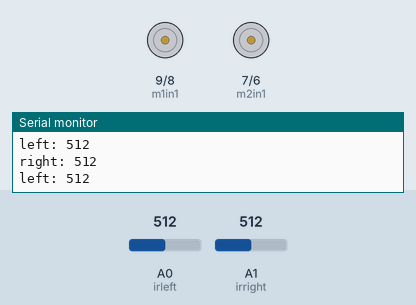
Simulated run of this sketch. Board: Arduino Uno, built with avr-gcc and run on an emulated ATmega328P. Shown: motor-driver pin pairs drawn as motors (green arrow = first pin HIGH = forward, orange = second pin HIGH = backward, longer = more drive, scaled by the enable pin), the last lines printed to the serial monitor. The test bench sets the inputs (shaded band); at power-on: A0 (irleft) = 512, A1 (irright) = 512.

Above: at 1.2 s.
1.3 s: A0 (irleft) set to 54
2.8 s: A0 (irleft) set to 47
At 3.5 s:
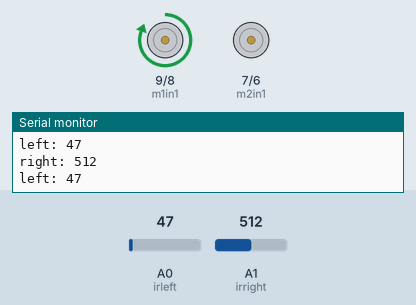
4.3 s: A1 (irright) set to 54
5.8 s: A1 (irright) set to 43
At 6.8 s:
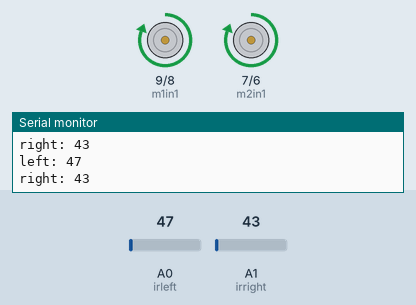
7.3 s: A0 (irleft) set to 95
8.8 s: A0 (irleft) set to 107
At 9.6 s:
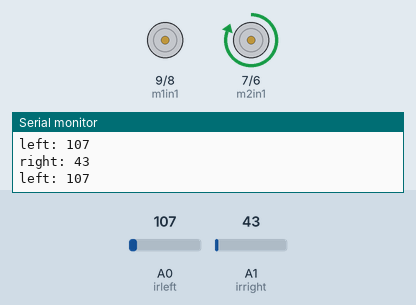
Timing chart, 0 to 11.3 s (numbered marks = the images above; inputs shaded):
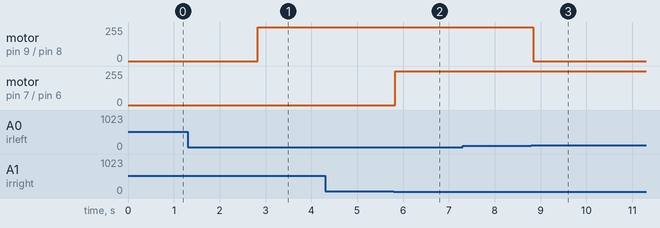

The sketch:

ircar.ino
```cpp
int vcc1 = 13, vcc2 = 12, en1 = 11, en2 = 10, m1in1 = 9, m1in2 = 8, m2in1 = 7, m2in2 = 6, irleft = A0, irright = A1,gnd = 5;
void setup() {
  // put your setup code here, to run once:
  pinMode(vcc1, OUTPUT);
  pinMode(vcc2, OUTPUT);
  pinMode(gnd, OUTPUT);
  pinMode(en1, OUTPUT);
  pinMode(en2, OUTPUT);
  pinMode(m1in1, OUTPUT);
  pinMode(m2in1, OUTPUT);
  pinMode(m1in2, OUTPUT);
  pinMode(m2in2, OUTPUT);
  pinMode(irleft, INPUT);
  pinMode(irright, INPUT);
  digitalWrite(vcc1, 1);
  digitalWrite(vcc2, 1);
  digitalWrite(gnd, 0);
  digitalWrite(en1, 1);
  digitalWrite(en2, 1);

  Serial.begin(9600);
}

void loop() {
  // put your main code here, to run repeatedly:
  int left = analogRead(irleft);
  int right = analogRead(irright);


  Serial.print("left: ");Serial.println(left);
  Serial.print("right: ");Serial.println(right);


////////// no ir in black strip
  if(left<50 && right<50){
    digitalWrite(m1in1, 1);
    digitalWrite(m1in2, 0);
    digitalWrite(m2in1, 1);
    digitalWrite(m2in2, 0);
  }

////////// right side in black strip
  else if(left<50 && right>100){
    digitalWrite(m1in1, 1);
    digitalWrite(m1in2, 0);
    digitalWrite(m2in1, 0);
    digitalWrite(m2in2, 0);
  }

///////// left side in black strip
  else if(left>100 && right<50){
    digitalWrite(m1in1, 0);
    digitalWrite(m1in2, 0);
    digitalWrite(m2in1, 1);
    digitalWrite(m2in2, 0);
  }


}
```

Measured:
- the behaviour switches between 50 and 49 on A0 (irleft) (found by bisection; images 0 and 1)
- the behaviour switches between 50 and 49 on A1 (irright) (found by bisection; images 1 and 2)
- the behaviour switches between 100 and 101 on A0 (irleft) (found by bisection; images 2 and 3)
- after the input at 2.8 s, motor on pin 9 (m1in1) / pin 8 (m1in2): stopped → forward 255/255 at once
- after the input at 5.8 s, motor on pin 7 (m2in1) / pin 6 (m2in2): stopped → forward 255/255 at once
- after the input at 8.8 s, motor on pin 9 (m1in1) / pin 8 (m1in2): forward 255/255 → stopped at once
